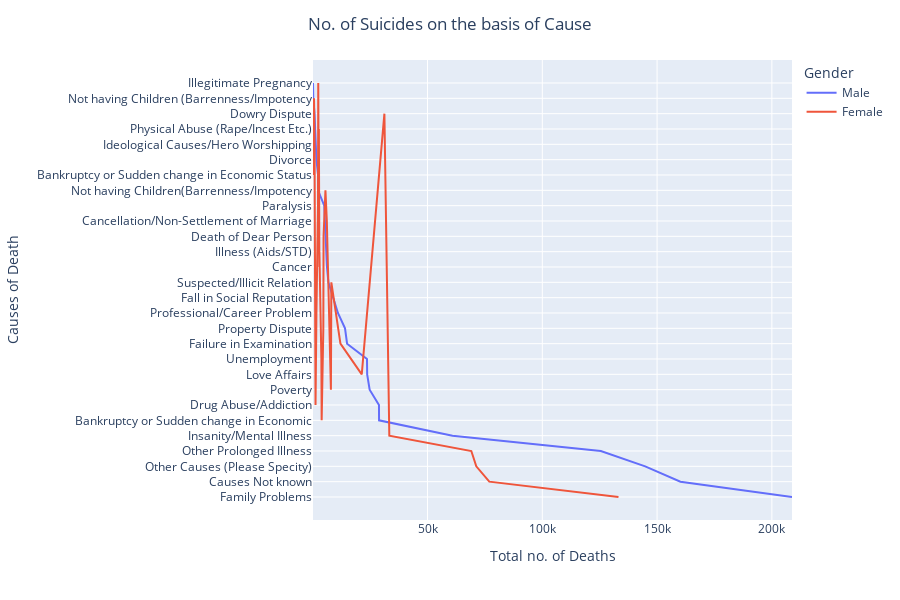

Source (notebook cell):
### Code cell
fig = px.line(cause_data_gb, x='Total no. of Deaths',y='Details of Person',color='Gender',height=600)
fig.update_layout(
    title={
        'text':"No. of Suicides on the basis of Cause",
        'y':0.97,
        'x':0.5,
        'xanchor':'center',
        'yanchor':'top'},xaxis_title="Total no. of Deaths",
    yaxis_title='Causes of Death')
fig.update_traces(marker=dict(size=20,line=dict(width=2,color='DarkSlateGrey')),selector=dict(mode='marker'))
fig.show()

### Figure 1 — Plotly figure (JSON) as saved in the notebook; plotly's stock layout.template omitted (floating-point values rounded to 4 significant figures)
{"data": [{"hovertemplate": "Gender=Male<br>Total no. of Deaths=%{x}<br>Details of Person=%{y}<extra></extra>", "legendgroup": "Male", "line": {"color": "#636efa", "dash": "solid"}, "mode": "lines", "name": "Male", "orientation": "h", "showlegend": true, "type": "scatter", "x": [208771, 160170, 144815, 125493, 60877, 28878, 28841, 24779, 23700, 23617, 14951, 14051, 10958, 8767, 6818, 6180, 5831, 5614, 5170, 5002, 2299, 2297, 1598, 1342, 1330, 764, 222, 103], "xaxis": "x", "y": ["Family Problems", "Causes Not known", "Other Causes (Please Specity)", "Other Prolonged Illness", "Insanity/Mental Illness", "Bankruptcy or Sudden change in Economic", "Drug Abuse/Addiction", "Poverty", "Love Affairs", "Unemployment", "Failure in Examination", "Property Dispute", "Professional/Career Problem", "Fall in Social Reputation", "Suspected/Illicit Relation", "Cancer", "Illness (Aids/STD)", "Death of Dear Person", "Cancellation/Non-Settlement of Marriage", "Paralysis", "Not having Children(Barrenness/Impotency", "Bankruptcy or Sudden change in Economic Status", "Divorce", "Ideological Causes/Hero Worshipping", "Physical Abuse (Rape/Incest Etc.)", "Dowry Dispute", "Not having Children (Barrenness/Impotency", "Illegitimate Pregnancy"], "yaxis": "y"}, {"hovertemplate": "Gender=Female<br>Total no. of Deaths=%{x}<br>Details of Person=%{y}<extra></extra>", "legendgroup": "Female", "line": {"color": "#EF553B", "dash": "solid"}, "mode": "lines", "name": "Female", "orientation": "h", "showlegend": true, "type": "scatter", "x": [133181, 76899, 71235, 69072, 33352, 31206, 21339, 12054, 8093, 7905, 6126, 5523, 4707, 4697, 4601, 3877, 3748, 2892, 2878, 2662, 2535, 2391, 2284, 1596, 1205, 776, 544, 358], "xaxis": "x", "y": ["Family Problems", "Causes Not known", "Other Causes (Please Specity)", "Other Prolonged Illness", "Insanity/Mental Illness", "Dowry Dispute", "Love Affairs", "Failure in Examination", "Suspected/Illicit Relation", "Poverty", "Cancellation/Non-Settlement of Marriage", "Not having Children(Barrenness/Impotency", "Death of Dear Person", "Fall in Social Reputation", "Property Dispute", "Bankruptcy or Sudden change in Economic", "Unemployment", "Illness (Aids/STD)", "Cancer", "Physical Abuse (Rape/Incest Etc.)", "Divorce", "Illegitimate Pregnancy", "Paralysis", "Professional/Career Problem", "Drug Abuse/Addiction", "Ideological Causes/Hero Worshipping", "Not having Children (Barrenness/Impotency", "Bankruptcy or Sudden change in Economic Status"], "yaxis": "y"}], "layout": {"height": 600, "legend": {"title": {"text": "Gender"}, "tracegroupgap": 0}, "margin": {"t": 60}, "title": {"text": "No. of Suicides on the basis of Cause", "x": 0.5, "xanchor": "center", "y": 0.97, "yanchor": "top"}, "xaxis": {"anchor": "y", "domain": [0, 1], "title": {"text": "Total no. of Deaths"}}, "yaxis": {"anchor": "x", "domain": [0, 1], "title": {"text": "Causes of Death"}}}}
